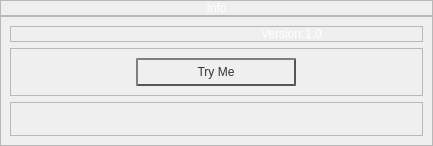
      <widget class="QWidget" name="info_Page">
       <layout class="QVBoxLayout" name="verticalLayout_2">
        <property name="spacing">
         <number>0</number>
        </property>
        <property name="leftMargin">
         <number>0</number>
        </property>
        <property name="topMargin">
         <number>0</number>
        </property>
        <property name="rightMargin">
         <number>0</number>
        </property>
        <property name="bottomMargin">
         <number>0</number>
        </property>
        <item>
         <widget class="QFrame" name="frame_2">
          <property name="maximumSize">
           <size>
            <width>16777215</width>
            <height>80</height>
           </size>
          </property>
          <property name="frameShape">
           <enum>QFrame::StyledPanel</enum>
          </property>
          <property name="frameShadow">
           <enum>QFrame::Raised</enum>
          </property>
          <layout class="QHBoxLayout" name="horizontalLayout_2">
           <property name="spacing">
            <number>0</number>
           </property>
           <property name="leftMargin">
            <number>0</number>
           </property>
           <property name="topMargin">
            <number>0</number>
           </property>
           <property name="rightMargin">
            <number>0</number>
           </property>
           <property name="bottomMargin">
            <number>0</number>
           </property>
           <item>
            <widget class="QLabel" name="label">
             <property name="styleSheet">
              <string notr="true">color: rgb(255, 255, 255);
font: 28pt &quot;Comic Sans MS&quot;;</string>
             </property>
             <property name="text">
              <string>Info</string>
             </property>
             <property name="alignment">
              <set>Qt::AlignCenter</set>
             </property>
            </widget>
           </item>
          </layout>
         </widget>
        </item>
        <item>
         <widget class="QFrame" name="frame_3">
          <property name="frameShape">
           <enum>QFrame::StyledPanel</enum>
          </property>
          <property name="frameShadow">
           <enum>QFrame::Raised</enum>
          </property>
          <layout class="QVBoxLayout" name="verticalLayout_3">
           <item>
            <widget class="QFrame" name="frame_4">
             <property name="styleSheet">
              <string notr="true">font: 18pt &quot;Comic Sans MS&quot;;
color: rgb(255, 255, 255);</string>
             </property>
             <property name="frameShape">
              <enum>QFrame::StyledPanel</enum>
             </property>
             <property name="frameShadow">
              <enum>QFrame::Raised</enum>
             </property>
             <layout class="QHBoxLayout" name="horizontalLayout_3">
              <property name="spacing">
               <number>0</number>
              </property>
              <property name="leftMargin">
               <number>250</number>
              </property>
              <property name="topMargin">
               <number>0</number>
              </property>
              <property name="rightMargin">
               <number>100</number>
              </property>
              <property name="bottomMargin">
               <number>0</number>
              </property>
              <item>
               <widget class="QLabel" name="label_2">
                <property name="text">
                 <string>Version:</string>
                </property>
               </widget>
              </item>
              <item>
               <widget class="QLabel" name="label_3">
                <property name="text">
                 <string>1.0</string>
                </property>
               </widget>
              </item>
             </layout>
            </widget>
           </item>
           <item>
            <widget class="QFrame" name="frame_5">
             <property name="frameShape">
              <enum>QFrame::StyledPanel</enum>
             </property>
             <property name="frameShadow">
              <enum>QFrame::Raised</enum>
             </property>
             <layout class="QHBoxLayout" name="horizontalLayout_4">
              <item>
               <widget class="QPushButton" name="prank_Btn">
                <property name="maximumSize">
                 <size>
                  <width>160</width>
                  <height>16777215</height>
                 </size>
                </property>
                <property name="styleSheet">
                 <string notr="true">QPushButton{
    color: #333;
    border: 2px solid #555;
    border-style: outset;
    background: qradialgradient(
        cx: 0.3, cy: -0.4, fx: 0.3, fy: -0.4,
        radius: 1.35, stop: 0 #fff, stop: 1 #888
        );
    padding: 5px;
	font: 9pt &quot;Comic Sans MS&quot;;
}
QPushButton:hover {
    background: qradialgradient(
        cx: 0.3, cy: -0.4, fx: 0.3, fy: -0.4,
        radius: 1.35, stop: 0 #fff, stop: 1 #bbb
        );
    }

QPushButton:pressed {
    border-style: inset;
    background: qradialgradient(
        cx: 0.4, cy: -0.1, fx: 0.4, fy: -0.1,
        radius: 1.35, stop: 0 #fff, stop: 1 #ddd
        );
    }
</string>
                </property>
                <property name="text">
                 <string>Try Me</string>
                </property>
               </widget>
              </item>
             </layout>
            </widget>
           </item>
           <item>
            <widget class="QFrame" name="frame_6">
             <property name="styleSheet">
              <string notr="true">font: 14pt &quot;Comic Sans MS&quot;;
color: rgb(255, 255, 255);</string>
             </property>
             <property name="frameShape">
              <enum>QFrame::StyledPanel</enum>
             </property>
             <property name="frameShadow">
              <enum>QFrame::Raised</enum>
             </property>
             <layout class="QHBoxLayout" name="horizontalLayout_5">
              <item>
               <widget class="QLabel" name="prank_lbl">
                <property name="text">
                 <string/>
                </property>
                <property name="alignment">
                 <set>Qt::AlignCenter</set>
                </property>
               </widget>
              </item>
             </layout>
            </widget>
           </item>
          </layout>
         </widget>
        </item>
       </layout>
      </widget>
